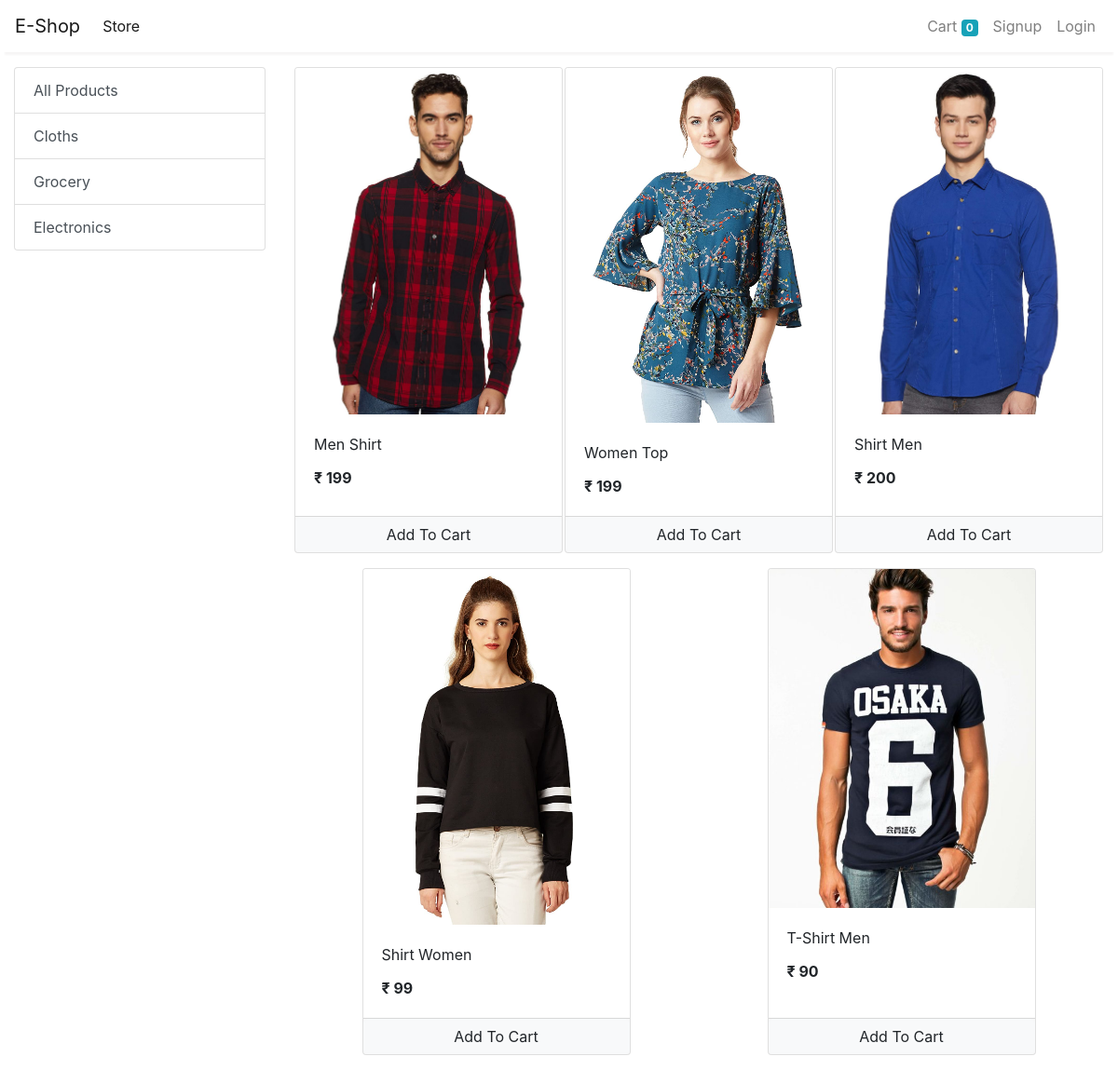
/?category=1, run on the app's committed database.
### product/models.py (models this page shows, shortened)
class Category(models.Model):
    name = models.CharField(max_length = 222)
    slug = models.SlugField(max_length=222, unique=True)
    class Meta:
        verbose_name_plural = 'categories'

class Product(models.Model):
    category = models.ForeignKey(Category, related_name = 'product', on_delete=models.CASCADE)
    name = models.CharField(max_length=222)
    description = models.TextField(blank=True)
    slug = models.SlugField(max_length=222)
    price = models.IntegerField()
    image = models.ImageField(upload_to = 'uploads/product/')
    in_stock = models.BooleanField(default=True)
    is_active = models.BooleanField(default=True)
    created = models.DateTimeField(auto_now_add=True)
    updated = models.DateTimeField(auto_now=True)
    class Meta:
        verbose_name_plural = 'Products'
        ordering = ('-created',)

### product/views.py (the view, shortened to what this page needs)
# urls.py: url('^$',views.Products.as_view(), name='homepage'),
class Products(APIView):
    def get(self,request):
        cart = request.session.get('cart')
        if not cart:
            request.session['cart']={}
        products = None
        allcategory = Category.objects.all()
        allcategories = CategorySerializer(allcategory, many = True).data
        categoryId = request.GET.get('category')
        if categoryId is not None:
            categoryproduct = Product.objects.filter(category = categoryId)
            products = ProductSerializer(categoryproduct, many=True).data
        else:
            categoryproduct = Product.objects.all()
            products = ProductSerializer(categoryproduct, many = True).data
        data = {}
        data['allproducts'] = products
        data['allcategories']=allcategories
        return render(request,'index.html',data)

### product/templatetags/cart.py (called while the page is built)
@register.filter(name = 'is_in_cart')
def is_in_cart(product ,cart):
    keys = cart.keys()
    for id in keys:
        if int(id) == product['id']:
            return True
    return False

### product/templatetags/custom_filter.py (called while the page is built)
@register.filter(name='currency')
def currency(number):
    return "₹ "+str(number)

### product/templates/index.html (shortened to what this page needs)
{% extends 'base.html' %}
{% block content %}
{% load cart %}
{% load custom_filter %}
<div class="container-fluid mt-3">
	<div class="row">
		<div class="col-lg-3 mx-auto">
			<div class="list-group">
				<a href="/" class="list-group-item list-group-item-action">All Products</a>
				{% for category in allcategories %}
				<a href="/?category={{category.id}}"
					class="list-group-item list-group-item-action">{{category.name}}</a>
				{% endfor %}
			</div>
		</div>
		<div id='products' class="col-lg-9 mx-auto">
			<div class="row mx-auto">
				{% for product in allproducts %}
				<div class="card mx-auto mb-3" id={{product.id}} style="width: 18rem;">
					<img class="card-img-top" src="{{product.image}}" alt="Card image cap">
					<div class="card-body">
						<p class="card-title">{{product.name}}</p>
						<p class="card-text"><b>{{product.price|currency}}</b></p>
					</div>
					<div class="card-footer p-0 no-gutters">
						{% if product|is_in_cart:request.session.cart %}
						<div class="row no-gutters">
							<form action="/#{{product.id}}" class="col-2 " method="post">
								{% csrf_token %}
								<input hidden type="text" name='product' value='{{product.id}}'>
								<input hidden type="text" name='remove' value='True'>
								<input type="submit" value=" - " class="btn btn-block btn-light border-right">
							</form>
						    <div class="text-center col">{{product|cart_quantities:request.session.cart}} in Cart</div>
							<form action="/#{{product.id}}" class="col-2 " method="post">
								{% csrf_token %}
								<input hidden type="text" name='product' value='{{product.id}}'>
								<input type="submit" value=" + " class="btn btn-block btn-light border-left">
							</form>
					</div>
						{% else %}
						<form action="/#{{product.id}}" method="POST" class="btn-block">
							<input type="submit" class="float-right btn btn-light  form-control"
								value="Add To Cart">
						</form>
						{% endif %}
					</div>
				</div>
				{% endfor %}
			</div>
		</div>
	</div>
</div>
{% endblock %}

### data on the page
Category: name "Cloths"
Category: name "Grocery"
Category: name "Electronics"
Product: name "Men Shirt"
Product: name "Women Top"
Product: name "Shirt Men"
Product: name "Shirt Women"
Product: name "T-Shirt Men"

### other printed values
{{ request.session.cart.keys|length }} "0"
{{ product.price|currency }} "₹ 199" "₹ 199" "₹ 200" "₹ 99" "₹ 90"
